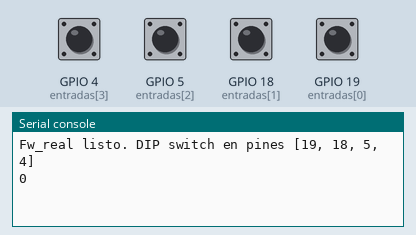
The program below on a simulated ESP32 board running MicroPython. On the bench: the last lines printed to the serial console. Inputs (shaded band) come from the test bench; at power-on: GPIO 4 (entradas[3]), GPIO 5 (entradas[2]), GPIO 18 (entradas[1]), GPIO 19 (entradas[0]) HIGH.

Above: at 1.2 s.
1.3 s: GPIO 4 (entradas[3]) pulled LOW for 0.15 s
At 2.1 s:
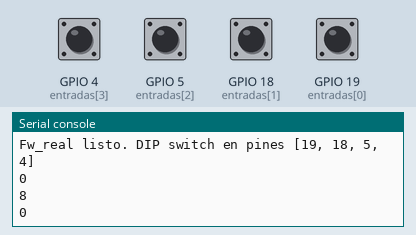
2.9 s: GPIO 5 (entradas[2]) pulled LOW for 0.15 s
At 3.4 s:
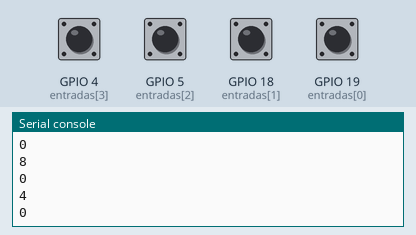
4.5 s: GPIO 18 (entradas[1]) pulled LOW for 0.15 s
At 5.8 s:
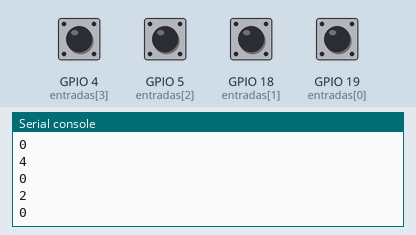
6.1 s: GPIO 19 (entradas[0]) pulled LOW for 0.15 s
At 7.3 s:
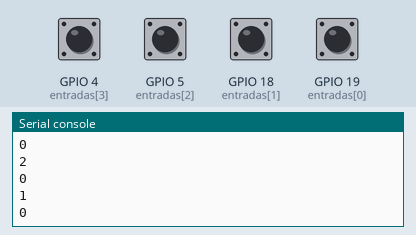
Timing chart, 0 to 8.7 s (numbered marks = the images above; inputs shaded):
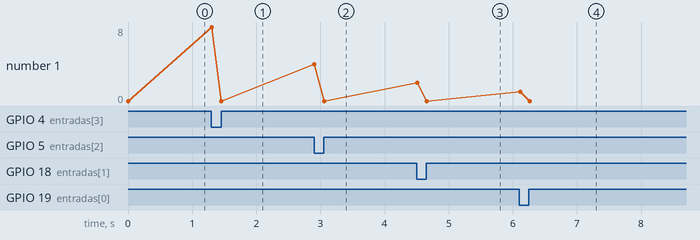

The program:

main.py
```python
from machine import Pin
import time

PINES = [19, 18, 5, 4]

entradas = [Pin(p, Pin.IN, Pin.PULL_UP) for p in PINES]

def leer_valor():
    valor = 0
    for i, pin in enumerate(entradas):
        encendido = not pin.value()
        valor |= encendido << i
    return valor

anterior = -1
print("Fw_real listo. DIP switch en pines", PINES)

while True:
    actual = leer_valor()
    if actual != anterior:
        print(actual)
        anterior = actual
    time.sleep_ms(50)
```

Measured:
- after the input at 1.3 s, the serial console: prints a new line at once (image 1)
- after the input at 2.9 s, the serial console: prints a new line at once (image 2)
- after the input at 4.5 s, the serial console: prints a new line at once (image 3)
- after the input at 6.1 s, the serial console: prints a new line at once (image 4)
